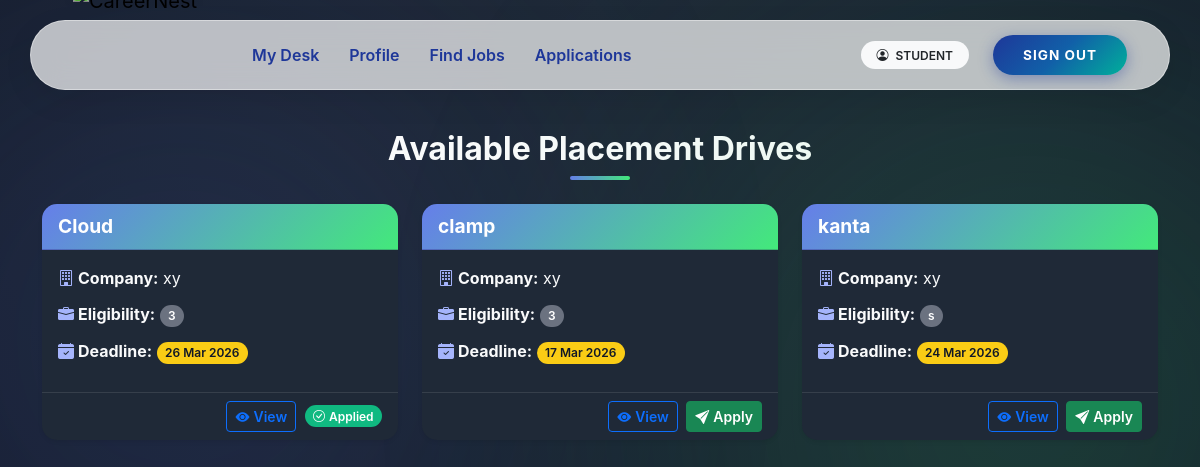
Page /student/drives (signed in) on the earlier database version.
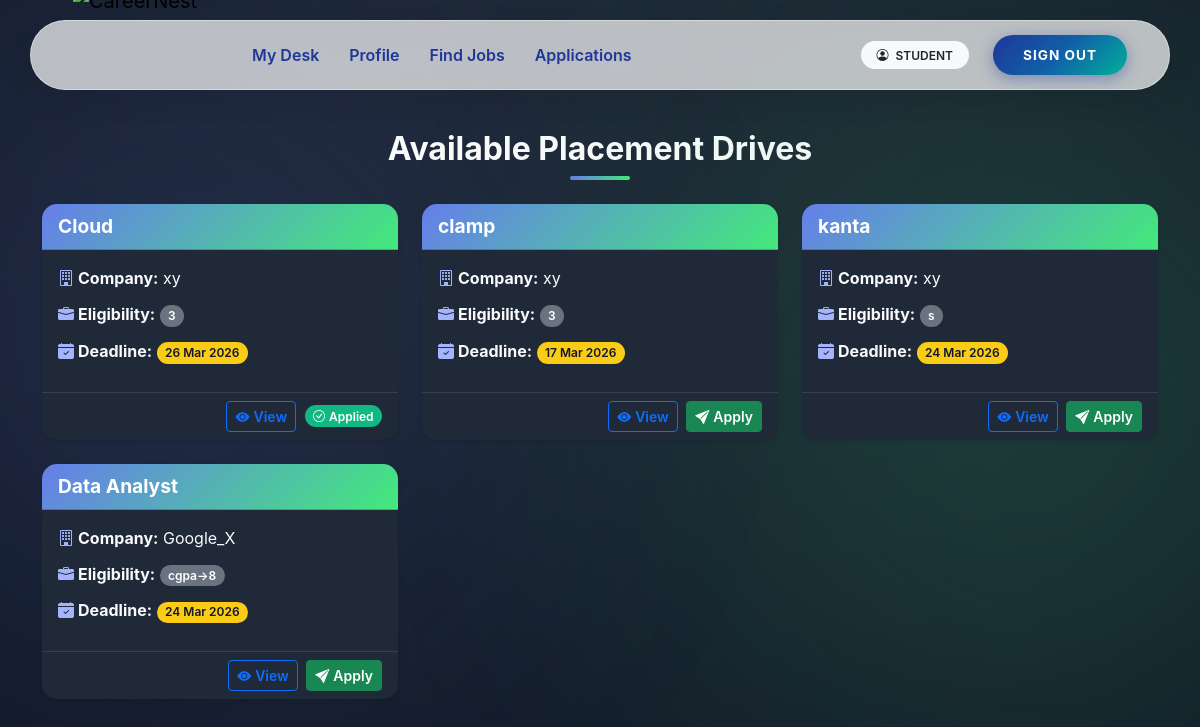
Same page on the later database version.
### app/models.py (models this page shows)
class PlacementDrive(db.Model):
    __tablename__ = "placement_drives"
    drive_id = db.Column(db.Integer, primary_key=True)
    company_id = db.Column(
        db.Integer,
        db.ForeignKey("companies.user_id", ondelete="CASCADE"),
        nullable=False
    )
    job_title = db.Column(db.String(150), nullable=False)
    job_description = db.Column(db.Text, nullable=False)
    eligibility = db.Column(db.String(200))
    application_deadline = db.Column(db.Date)
    status = db.Column(db.String(20), default="Pending")
    created_at = db.Column(db.DateTime, default=datetime.utcnow)
    company = db.relationship("Company", back_populates="drives")
    applications = db.relationship(
        "Application",
        back_populates="drive",
        cascade="all, delete-orphan"
    )

class Company(db.Model):
    __tablename__ = "companies"
    user_id = db.Column(
        db.Integer,
        db.ForeignKey("users.user_id", ondelete="CASCADE"),
        primary_key=True
    )
    company_name = db.Column(db.String(150), nullable=False)
    industry = db.Column(db.String(100))
    location = db.Column(db.String(200))
    website = db.Column(db.String(200))
    contact_person = db.Column(db.String(100))
    contact_phone = db.Column(db.String(20))
    description = db.Column(db.Text)
    user = db.relationship("User", back_populates="company")
    drives = db.relationship(
        "PlacementDrive",
        back_populates="company",
        cascade="all, delete-orphan"
    )

### app/student/routes.py (the view)
@student_bp.route('/drives')
@login_required
@role_required('student')
def drives():
    today = date.today()
    profile = get_student_profile()
    drives = PlacementDrive.query.join(Company).filter(
    PlacementDrive.status == 'Approved',
    PlacementDrive.application_deadline >= today
).all()
    applied_drive_ids = [
        app.drive_id for app in
        Application.query.filter_by(student_id=profile.user_id).all()
    ]
    return render_template(
        'student/drives.html',
        drives=drives,
        applied_drive_ids=applied_drive_ids
    )

### app/student/routes.py (called while the page is built)
def get_student_profile():
    return Student.query.filter_by(user_id=current_user.user_id).first()

### app/utils.py (called while the page is built)
def role_required(required_role):
    def decorator(f):
        @wraps(f)
        def decorated_function(*args, **kwargs):
            if not current_user.is_authenticated:
                abort(401)
            if current_user.role != required_role:
                abort(403)
            if required_role in ["student", "company"] and not current_user.is_approved:
                abort(403)
            if current_user.is_blacklisted:
                abort(403)
            return f(*args, **kwargs)
        return decorated_function
    return decorator

### app/templates/student/drives.html (shortened to what this page needs)
{% extends 'base.html' %}
{% block content %}
<h2 class="mb-4">Available Placement Drives</h2>
<div class="row row-cols-1 row-cols-md-2 row-cols-lg-3 g-4">
  {% for drive in drives %}
    {% set already_applied = applied_drive_ids and drive.drive_id in applied_drive_ids %}
    <div class="col">
      <div class="card h-100 shadow-sm">
        <div class="card-header">
          {{ drive.job_title }}
        </div>
        <div class="card-body">
          <p><i class="bi bi-building me-1"></i><strong>Company:</strong> {{ drive.company.company_name }}</p>
          <p><i class="bi bi-briefcase-fill me-1"></i><strong>Eligibility:</strong>
            <span class="badge bg-secondary">{{ drive.eligibility or 'N/A' }}</span>
          </p>
          <p><i class="bi bi-calendar-check-fill me-1"></i><strong>Deadline:</strong>
            <span class="badge bg-warning text-dark">
              {{ drive.application_deadline.strftime('%d %b %Y') if drive.application_deadline else 'N/A' }}
            </span>
          </p>
        </div>
        <div class="card-footer text-end">
          <a href="{{ url_for('student.drive_detail', drive_id=drive.drive_id) }}"
             class="btn btn-outline-primary btn-sm me-1">
            <i class="bi bi-eye-fill me-1"></i>View
          </a>
          {% if already_applied %}
            <span class="badge bg-success"><i class="bi bi-check-circle me-1"></i>Applied</span>
          {% else %}
            <form method="post" action="{{ url_for('student.apply_drive', drive_id=drive.drive_id) }}" style="display:inline;">
              <button type="submit" class="btn btn-success btn-sm">
                <i class="bi bi-send-fill me-1"></i>Apply
              </button>
            </form>
          {% endif %}
        </div>
      </div>
    </div>
  {% else %}
    <div class="col-12">
      <div class="alert alert-info text-center shadow-sm">
        No drives available at the moment.
      </div>
    </div>
  {% endfor %}
</div>
{% endblock %}

Differences in the rows shown:
added PlacementDrive: job_title "Data Analyst", company.company_name "Google_X", eligibility "cgpa->8", application_deadline "24 Mar 2026"
